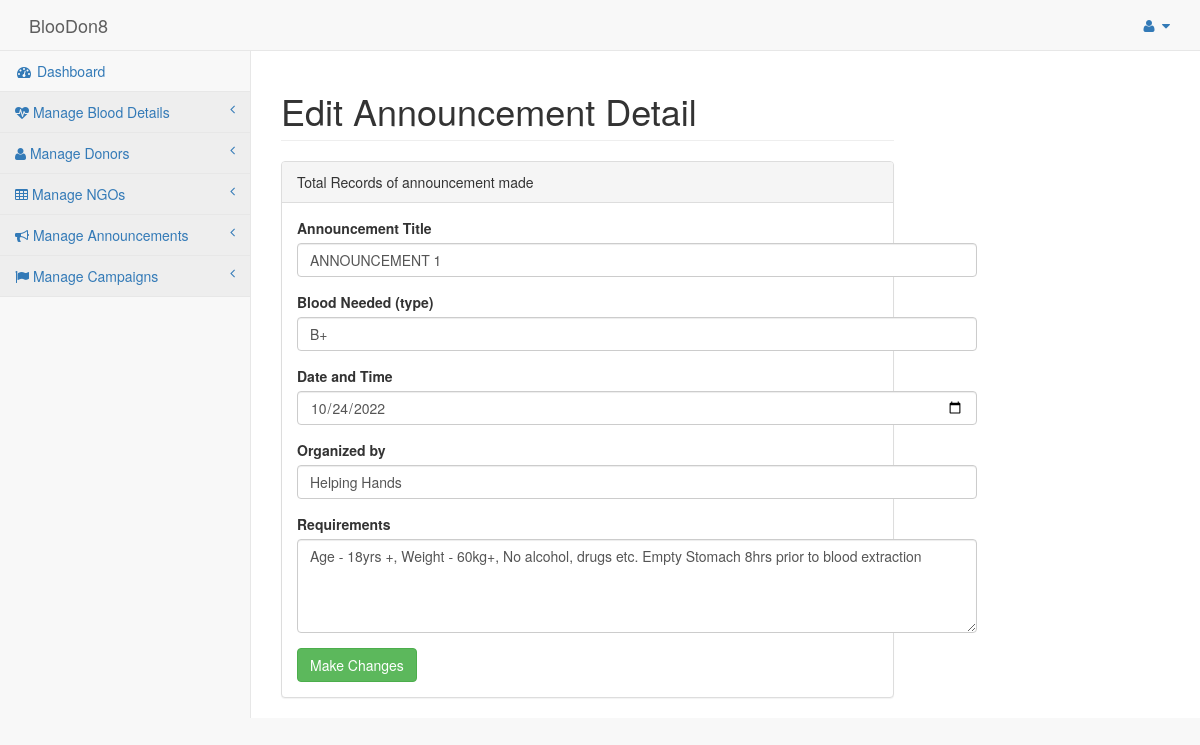
Screenshot of /admin/editannouncement.php?id=1 with the database file from the repository.
### tables this page shows
CREATE TABLE IF NOT EXISTS `announce` (
`id` int(11) NOT NULL,
  `announcement` varchar(50) NOT NULL,
  `bloodneed` varchar(3) NOT NULL,
  `dat` date NOT NULL,
  `organizer` varchar(50) NOT NULL,
  `requirements` text NOT NULL
);

### admin/editannouncement.php (the view, shortened to what this page needs)
<!DOCTYPE html>
<html lang="en">
<head>
    <link href="../vendor/bootstrap/css/bootstrap.min.css" rel="stylesheet">
    <link href="../vendor/metisMenu/metisMenu.min.css" rel="stylesheet">
    <link href="../dist/css/sb-admin-2.css" rel="stylesheet">
    <link href="../vendor/font-awesome/css/font-awesome.min.css" rel="stylesheet" type="text/css">
    <link rel="stylesheet" href="../icofont/icofont.min.css">
</head>
<body>
    <div id="wrapper">
        <?php include 'includes/nav.php'?>
        <div id="page-wrapper">
            <div class="row">
                <div class="col-lg-12">
                    <h1 class="page-header">Edit Announcement Detail</h1>
                </div>
            </div>
            <div class="row">
                <div class="col-lg-12">
                    <div class="panel panel-default">
                        <div class="panel-heading">
                            Total Records of announcement made
                        </div>
                        <div class="panel-body">
                            <div class="row">
                                <div class="col-lg-6">
								<?php
									include 'dbconnect.php';
									$id=$_GET['id'];
									$qry= "select * from announce where id='$id'";
									$result=mysqli_query($conn,$qry);
									while($row=mysqli_fetch_array($result)){
								?>
                                    <form role="form" action="editedannounce.php" method="post">
                                        <div class="form-group">
                                            <label>Announcement Title</label>
                                            <input class="form-control" name="announcement" type="text" value='<?php echo $row['announcement']; ?>' required>
                                        </div>
                                        <div class="form-group">
                                            <label>Blood Needed (type)</label>
                                            <input class="form-control" type="text" name="bloodneed" value='<?php echo $row['bloodneed']; ?>' required>
                                        </div>
                                        <div class="form-group">
                                            <label>Date and Time</label>
                                            <input class="form-control" name="dat" type="date" value='<?php echo $row['dat']; ?>' required>
                                        </div>
                                        <div class="form-group">
                                                <label>Organized by</label>
                                                <input class="form-control" type="text" name="organizer" value='<?php echo $row['organizer']; ?>' required>
                                            </div>
                                        <div class="form-group">
                                                <label>Requirements</label>
                                                <textarea class="form-control" rows="4" name="requirements" type="text" required><?php echo $row['requirements']; ?></textarea>
                                            </div>
                                        <button type="submit" class="btn btn-success">Make Changes</button>
                                    </form>
                                </div>
                                <?php
}
?>
                            </div>
                        </div>
                    </div>
                </div>
            </div>
        </div>
    </div>
</body>
</html>

### rows the page displays
announce: announcement "ANNOUNCEMENT 1", bloodneed "B+", dat "10/24/2022", organizer "Helping Hands", requirements "Age - 18yrs +, Weight - 60kg+, No alcohol, drugs etc. Empty Stomach 8hrs prior to blood extraction"
